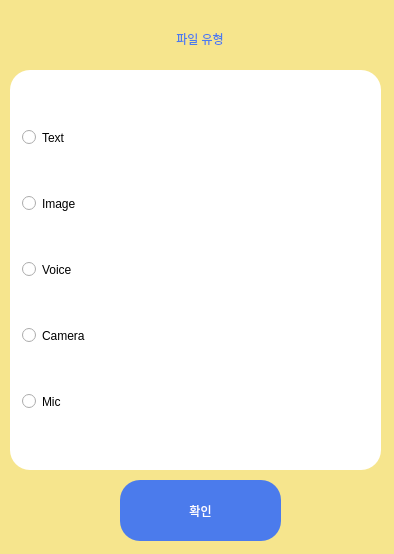
<?xml version="1.0" encoding="UTF-8"?>
<ui version="4.0">
 <class>Dialog</class>
 <widget class="QDialog" name="Dialog">
  <property name="geometry">
   <rect>
    <x>0</x>
    <y>0</y>
    <width>394</width>
    <height>554</height>
   </rect>
  </property>
  <property name="windowTitle">
   <string>Input</string>
  </property>
  <property name="styleSheet">
   <string notr="true">
background-color: #f6e58d;</string>
  </property>
  <widget class="QLabel" name="label_2">
   <property name="geometry">
    <rect>
     <x>100</x>
     <y>20</y>
     <width>200</width>
     <height>38</height>
    </rect>
   </property>
   <property name="minimumSize">
    <size>
     <width>200</width>
     <height>0</height>
    </size>
   </property>
   <property name="styleSheet">
    <string notr="true">font: 18pt &quot;이순신 돋움체 M&quot;;
color: #4b7bec;</string>
   </property>
   <property name="text">
    <string>파일 유형</string>
   </property>
   <property name="alignment">
    <set>Qt::AlignCenter</set>
   </property>
  </widget>
  <widget class="QGroupBox" name="groupBox">
   <property name="geometry">
    <rect>
     <x>10</x>
     <y>70</y>
     <width>371</width>
     <height>400</height>
    </rect>
   </property>
   <property name="minimumSize">
    <size>
     <width>0</width>
     <height>400</height>
    </size>
   </property>
   <property name="maximumSize">
    <size>
     <width>16777215</width>
     <height>16777215</height>
    </size>
   </property>
   <property name="styleSheet">
    <string notr="true">background-color: rgb(255, 255, 255);
border-radius: 20px;</string>
   </property>
   <layout class="QVBoxLayout" name="verticalLayout_2">
    <item>
     <widget class="QRadioButton" name="textRbtn">
      <property name="styleSheet">
       <string notr="true">font: 13pt &quot;이순신 돋움체 M&quot;;</string>
      </property>
      <property name="text">
       <string>Text</string>
      </property>
     </widget>
    </item>
    <item>
     <widget class="QRadioButton" name="imageRbtn">
      <property name="styleSheet">
       <string notr="true">font: 13pt &quot;이순신 돋움체 M&quot;;</string>
      </property>
      <property name="text">
       <string>Image</string>
      </property>
     </widget>
    </item>
    <item>
     <widget class="QRadioButton" name="voiceRbtn">
      <property name="styleSheet">
       <string notr="true">font: 13pt &quot;이순신 돋움체 M&quot;;</string>
      </property>
      <property name="text">
       <string>Voice</string>
      </property>
     </widget>
    </item>
    <item>
     <widget class="QRadioButton" name="cameraRbtn">
      <property name="styleSheet">
       <string notr="true">font: 13pt &quot;이순신 돋움체 M&quot;;</string>
      </property>
      <property name="text">
       <string>Camera</string>
      </property>
     </widget>
    </item>
    <item>
     <widget class="QRadioButton" name="micRbtn">
      <property name="styleSheet">
       <string notr="true">font: 13pt &quot;이순신 돋움체 M&quot;;</string>
      </property>
      <property name="text">
       <string>Mic</string>
      </property>
     </widget>
    </item>
   </layout>
  </widget>
  <widget class="QPushButton" name="okBtn">
   <property name="geometry">
    <rect>
     <x>120</x>
     <y>480</y>
     <width>161</width>
     <height>61</height>
    </rect>
   </property>
   <property name="styleSheet">
    <string notr="true">font: 12pt &quot;이순신 돋움체 M&quot;;
border-radius: 20px;
background-color: #4b7bec;
color:  rgb(255,255,255);</string>
   </property>
   <property name="text">
    <string>확인</string>
   </property>
  </widget>
 </widget>
 <resources/>
 <connections/>
</ui>
